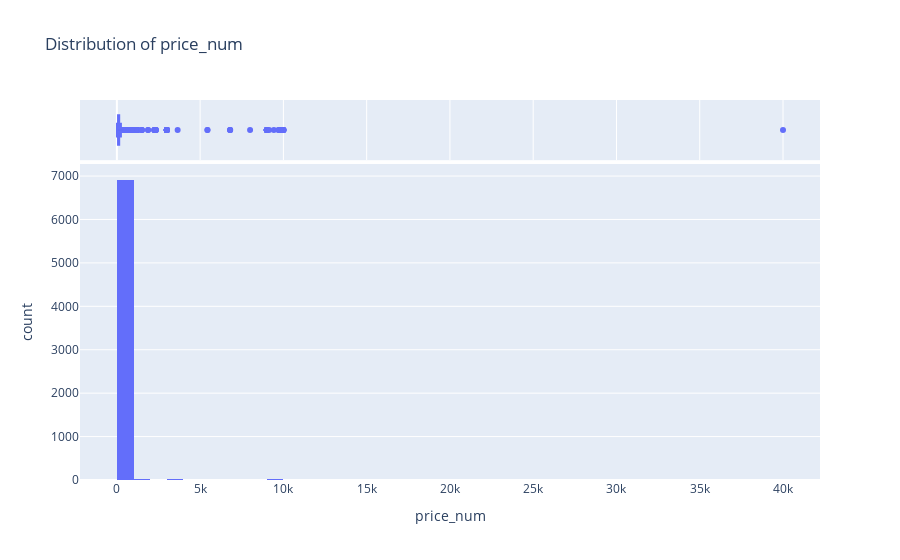
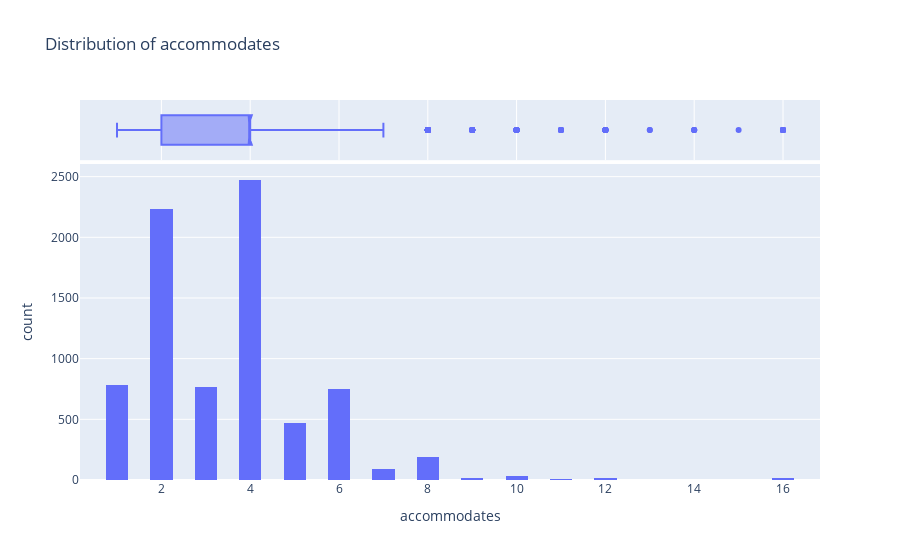
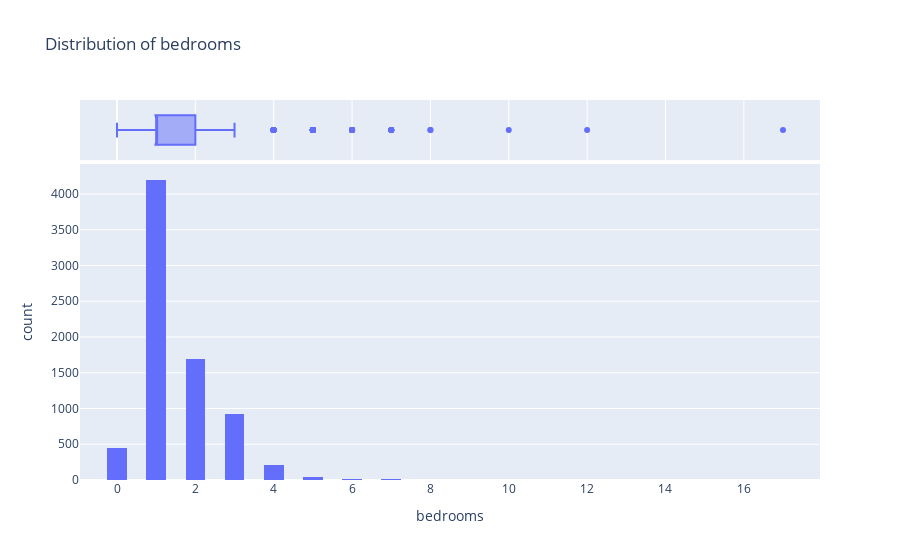
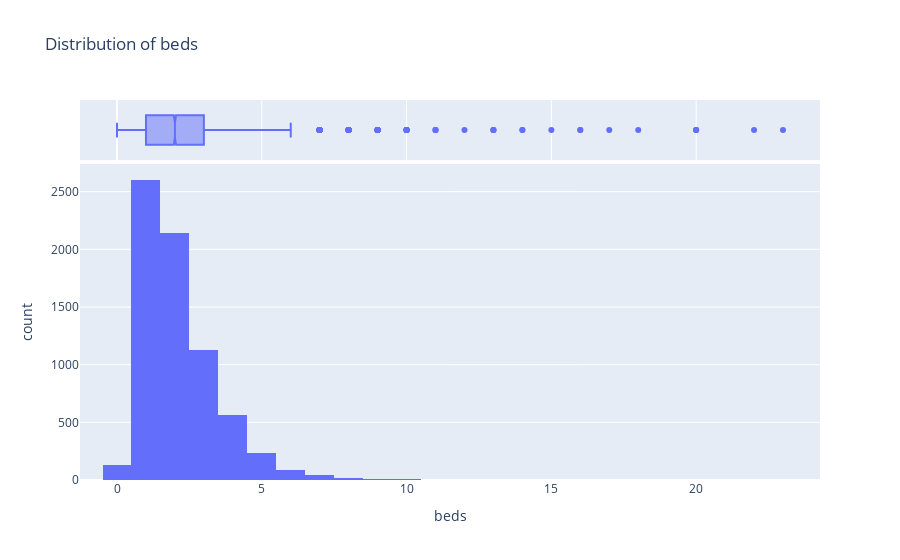

Notebook code cell kept with these figures, in order:
### Code cell
num_cols = [
    "price_num", "accommodates", "bedrooms", "beds", "bathrooms",
    "minimum_nights", "maximum_nights",
    "number_of_reviews", "reviews_per_month",
    "review_scores_rating", "availability_30", "availability_365"
]
num_cols = [c for c in num_cols if c in listings_cl.columns]

for col in num_cols:
    if listings_cl[col].dropna().shape[0] < 20:
        continue
    fig = px.histogram(
        listings_cl, x=col, nbins=40, marginal="box",
        title=f"Distribution of {col}"
    )
    fig.show()
    print(
        col,
        "mean:", round(listings_cl[col].mean(), 2),
        "median:", round(listings_cl[col].median(), 2),
        "std:", round(listings_cl[col].std(), 2),
        "skew:", round(listings_cl[col].skew(), 2),
    )

### Figure 1 — Plotly figure (JSON) as saved in the notebook; plotly's stock layout.template omitted (floating-point values rounded to 4 significant figures; data arrays with more than 128 entries replaced by an {"elided": "..."} marker saying what was removed)
{"data": [{"alignmentgroup": "True", "bingroup": "x", "hovertemplate": "price_num=%{x}<br>count=%{y}<extra></extra>", "legendgroup": "", "marker": {"color": "#636efa", "pattern": {"shape": ""}}, "name": "", "nbinsx": 40, "offsetgroup": "", "orientation": "v", "showlegend": false, "type": "histogram", "x": {"elided": "7844 int values"}, "xaxis": "x", "yaxis": "y"}, {"alignmentgroup": "True", "hovertemplate": "price_num=%{x}<extra></extra>", "legendgroup": "", "marker": {"color": "#636efa"}, "name": "", "notched": true, "offsetgroup": "", "showlegend": false, "type": "box", "x": {"elided": "7844 int values"}, "xaxis": "x2", "yaxis": "y2"}], "layout": {"barmode": "relative", "legend": {"tracegroupgap": 0}, "title": {"text": "Distribution of price_num"}, "xaxis": {"anchor": "y", "domain": [0, 1], "title": {"text": "price_num"}}, "xaxis2": {"anchor": "y2", "domain": [0, 1], "matches": "x", "showgrid": true, "showticklabels": false}, "yaxis": {"anchor": "x", "domain": [0, 0.8316], "title": {"text": "count"}}, "yaxis2": {"anchor": "x2", "domain": [0.8416, 1], "matches": "y2", "showgrid": false, "showline": false, "showticklabels": false, "ticks": ""}}}

### Figure 2 — Plotly figure (JSON) as saved in the notebook; plotly's stock layout.template omitted (floating-point values rounded to 4 significant figures; data arrays with more than 128 entries replaced by an {"elided": "..."} marker saying what was removed)
{"data": [{"alignmentgroup": "True", "bingroup": "x", "hovertemplate": "accommodates=%{x}<br>count=%{y}<extra></extra>", "legendgroup": "", "marker": {"color": "#636efa", "pattern": {"shape": ""}}, "name": "", "nbinsx": 40, "offsetgroup": "", "orientation": "v", "showlegend": false, "type": "histogram", "x": {"elided": "7844 int values"}, "xaxis": "x", "yaxis": "y"}, {"alignmentgroup": "True", "hovertemplate": "accommodates=%{x}<extra></extra>", "legendgroup": "", "marker": {"color": "#636efa"}, "name": "", "notched": true, "offsetgroup": "", "showlegend": false, "type": "box", "x": {"elided": "7844 int values"}, "xaxis": "x2", "yaxis": "y2"}], "layout": {"barmode": "relative", "legend": {"tracegroupgap": 0}, "title": {"text": "Distribution of accommodates"}, "xaxis": {"anchor": "y", "domain": [0, 1], "title": {"text": "accommodates"}}, "xaxis2": {"anchor": "y2", "domain": [0, 1], "matches": "x", "showgrid": true, "showticklabels": false}, "yaxis": {"anchor": "x", "domain": [0, 0.8316], "title": {"text": "count"}}, "yaxis2": {"anchor": "x2", "domain": [0.8416, 1], "matches": "y2", "showgrid": false, "showline": false, "showticklabels": false, "ticks": ""}}}

### Figure 3 — Plotly figure (JSON) as saved in the notebook; plotly's stock layout.template omitted (floating-point values rounded to 4 significant figures; data arrays with more than 128 entries replaced by an {"elided": "..."} marker saying what was removed)
{"data": [{"alignmentgroup": "True", "bingroup": "x", "hovertemplate": "bedrooms=%{x}<br>count=%{y}<extra></extra>", "legendgroup": "", "marker": {"color": "#636efa", "pattern": {"shape": ""}}, "name": "", "nbinsx": 40, "offsetgroup": "", "orientation": "v", "showlegend": false, "type": "histogram", "x": {"elided": "7844 int values"}, "xaxis": "x", "yaxis": "y"}, {"alignmentgroup": "True", "hovertemplate": "bedrooms=%{x}<extra></extra>", "legendgroup": "", "marker": {"color": "#636efa"}, "name": "", "notched": true, "offsetgroup": "", "showlegend": false, "type": "box", "x": {"elided": "7844 int values"}, "xaxis": "x2", "yaxis": "y2"}], "layout": {"barmode": "relative", "legend": {"tracegroupgap": 0}, "title": {"text": "Distribution of bedrooms"}, "xaxis": {"anchor": "y", "domain": [0, 1], "title": {"text": "bedrooms"}}, "xaxis2": {"anchor": "y2", "domain": [0, 1], "matches": "x", "showgrid": true, "showticklabels": false}, "yaxis": {"anchor": "x", "domain": [0, 0.8316], "title": {"text": "count"}}, "yaxis2": {"anchor": "x2", "domain": [0.8416, 1], "matches": "y2", "showgrid": false, "showline": false, "showticklabels": false, "ticks": ""}}}

### Figure 4 — Plotly figure (JSON) as saved in the notebook; plotly's stock layout.template omitted (floating-point values rounded to 4 significant figures; data arrays with more than 128 entries replaced by an {"elided": "..."} marker saying what was removed)
{"data": [{"alignmentgroup": "True", "bingroup": "x", "hovertemplate": "beds=%{x}<br>count=%{y}<extra></extra>", "legendgroup": "", "marker": {"color": "#636efa", "pattern": {"shape": ""}}, "name": "", "nbinsx": 40, "offsetgroup": "", "orientation": "v", "showlegend": false, "type": "histogram", "x": {"elided": "7844 int values"}, "xaxis": "x", "yaxis": "y"}, {"alignmentgroup": "True", "hovertemplate": "beds=%{x}<extra></extra>", "legendgroup": "", "marker": {"color": "#636efa"}, "name": "", "notched": true, "offsetgroup": "", "showlegend": false, "type": "box", "x": {"elided": "7844 int values"}, "xaxis": "x2", "yaxis": "y2"}], "layout": {"barmode": "relative", "legend": {"tracegroupgap": 0}, "title": {"text": "Distribution of beds"}, "xaxis": {"anchor": "y", "domain": [0, 1], "title": {"text": "beds"}}, "xaxis2": {"anchor": "y2", "domain": [0, 1], "matches": "x", "showgrid": true, "showticklabels": false}, "yaxis": {"anchor": "x", "domain": [0, 0.8316], "title": {"text": "count"}}, "yaxis2": {"anchor": "x2", "domain": [0.8416, 1], "matches": "y2", "showgrid": false, "showline": false, "showticklabels": false, "ticks": ""}}}
